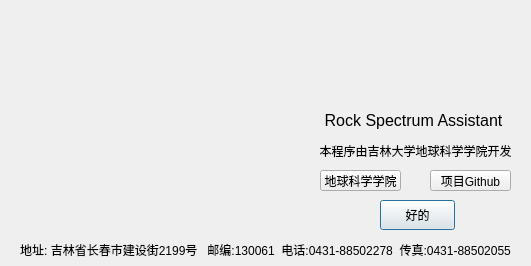
<?xml version="1.0" encoding="UTF-8"?>
<ui version="4.0">
 <class>aboutDialog</class>
 <widget class="QDialog" name="aboutDialog">
  <property name="geometry">
   <rect>
    <x>0</x>
    <y>0</y>
    <width>531</width>
    <height>266</height>
   </rect>
  </property>
  <property name="minimumSize">
   <size>
    <width>531</width>
    <height>266</height>
   </size>
  </property>
  <property name="maximumSize">
   <size>
    <width>531</width>
    <height>266</height>
   </size>
  </property>
  <property name="font">
   <font>
    <family>Microsoft YaHei UI</family>
   </font>
  </property>
  <property name="windowTitle">
   <string>关于</string>
  </property>
  <property name="windowIcon">
   <iconset resource="../../apprcc.qrc">
    <normaloff>:/image/image/JLUgeo.ico</normaloff>:/image/image/JLUgeo.ico</iconset>
  </property>
  <widget class="QPushButton" name="closeButton">
   <property name="geometry">
    <rect>
     <x>380</x>
     <y>200</y>
     <width>75</width>
     <height>30</height>
    </rect>
   </property>
   <property name="font">
    <font>
     <family>Microsoft YaHei UI</family>
    </font>
   </property>
   <property name="text">
    <string>好的</string>
   </property>
  </widget>
  <widget class="QLabel" name="picturelabel">
   <property name="geometry">
    <rect>
     <x>0</x>
     <y>0</y>
     <width>284</width>
     <height>229</height>
    </rect>
   </property>
   <property name="text">
    <string/>
   </property>
   <property name="pixmap">
    <pixmap resource="../../apprcc.qrc">:/image/image/鸽子楼.png</pixmap>
   </property>
   <property name="scaledContents">
    <bool>true</bool>
   </property>
   <property name="alignment">
    <set>Qt::AlignCenter</set>
   </property>
  </widget>
  <widget class="QLabel" name="geoicolabel">
   <property name="geometry">
    <rect>
     <x>360</x>
     <y>0</y>
     <width>100</width>
     <height>100</height>
    </rect>
   </property>
   <property name="text">
    <string/>
   </property>
   <property name="pixmap">
    <pixmap resource="../../apprcc.qrc">:/image/image/院标(蓝).png</pixmap>
   </property>
   <property name="scaledContents">
    <bool>true</bool>
   </property>
   <property name="alignment">
    <set>Qt::AlignCenter</set>
   </property>
  </widget>
  <widget class="QLabel" name="textlabel">
   <property name="geometry">
    <rect>
     <x>320</x>
     <y>140</y>
     <width>191</width>
     <height>21</height>
    </rect>
   </property>
   <property name="font">
    <font>
     <family>Microsoft YaHei UI</family>
     <underline>false</underline>
     <strikeout>false</strikeout>
    </font>
   </property>
   <property name="text">
    <string>本程序由吉林大学地球科学学院开发</string>
   </property>
   <property name="scaledContents">
    <bool>false</bool>
   </property>
   <property name="alignment">
    <set>Qt::AlignCenter</set>
   </property>
  </widget>
  <widget class="QLabel" name="addresslabel">
   <property name="geometry">
    <rect>
     <x>10</x>
     <y>240</y>
     <width>511</width>
     <height>20</height>
    </rect>
   </property>
   <property name="font">
    <font>
     <family>Microsoft YaHei UI</family>
    </font>
   </property>
   <property name="text">
    <string>地址: 吉林省长春市建设街2199号   邮编:130061  电话:0431-88502278  传真:0431-88502055</string>
   </property>
   <property name="alignment">
    <set>Qt::AlignCenter</set>
   </property>
  </widget>
  <widget class="QLabel" name="RSAtextlabel">
   <property name="geometry">
    <rect>
     <x>318</x>
     <y>110</y>
     <width>191</width>
     <height>20</height>
    </rect>
   </property>
   <property name="font">
    <font>
     <family>Microsoft YaHei UI</family>
     <pointsize>12</pointsize>
    </font>
   </property>
   <property name="text">
    <string>Rock Spectrum Assistant</string>
   </property>
   <property name="alignment">
    <set>Qt::AlignCenter</set>
   </property>
  </widget>
  <widget class="QPushButton" name="geowebsiteButton">
   <property name="geometry">
    <rect>
     <x>320</x>
     <y>170</y>
     <width>81</width>
     <height>21</height>
    </rect>
   </property>
   <property name="text">
    <string>地球科学学院</string>
   </property>
  </widget>
  <widget class="QPushButton" name="projectgituhubButton">
   <property name="geometry">
    <rect>
     <x>430</x>
     <y>170</y>
     <width>81</width>
     <height>21</height>
    </rect>
   </property>
   <property name="text">
    <string>项目Github</string>
   </property>
  </widget>
 </widget>
 <resources>
  <include location="../../apprcc.qrc"/>
  <include location="../../apprcc.qrc"/>
  <include location="../../apprcc.qrc"/>
 </resources>
 <connections/>
</ui>
